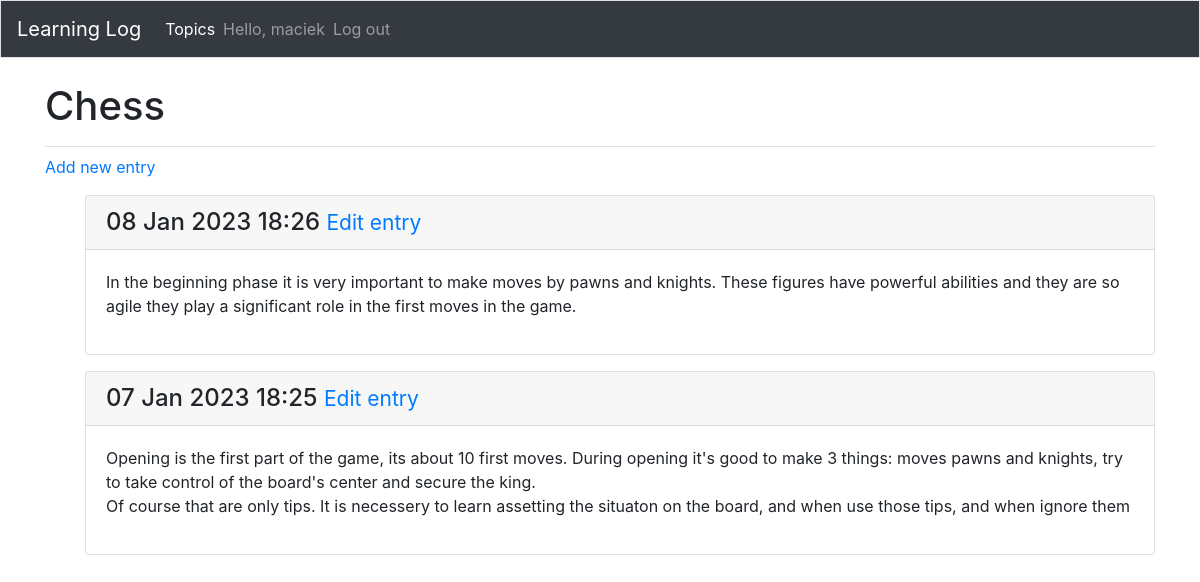
/topics/1 (signed in), run on the app's committed database.
### learning_logs/models.py (models this page shows, shortened)
class Topic(models.Model):
    text = models.CharField(max_length=200)
    date_added = models.DateTimeField(auto_now_add=True)
    owner = models.ForeignKey(User, on_delete=models.CASCADE)
    def __str__(self):
        return self.text

class Entry(models.Model):
    topic = models.ForeignKey(Topic, on_delete=models.CASCADE)
    text = models.TextField()
    date_added = models.DateTimeField(auto_now_add=True)
    class Meta:
        verbose_name_plural = 'entries'

### learning_logs/views.py (the view)
# urls.py: path('topics/<int:topic_id>', views.topic, name='topic'),
@login_required
def topic(request, topic_id):
    topic = Topic.objects.get(id=topic_id)
    if topic.owner != request.user:
        raise Http404
    entries = topic.entry_set.order_by('-date_added')
    context = {'topic': topic, 'entries': entries}
    return render(request, 'learning_logs/topic.html', context)

### templates/learning_logs/topic.html
{% extends 'base.html' %}
{% block page_header %}
<h1>{{ topic }}</h1>
{% endblock %}
{% block content %}
<p>
    <a href=" {% url 'learning_logs:new_entry' topic.id %}">Add new entry</a>
</p>
<ul>
	{% for entry in entries %}
    <div class="card mb-3">
        <h4 class="card-header">
        {{ entry.date_added|date:'d M Y H:i' }}
        <small><a href=" {% url 'learning_logs:edit_entry' entry.id %}"> Edit entry</a></small>
        </h4>
    <div class="card-body">
        {{ entry.text|linebreaks }}
    </div>
</div>
    {% empty %}
    <li> There hasn't been added any entry yet </li>
	{% endfor %}
{% endblock %}

### templates/base.html (shortened to what this page needs)
{% load bootstrap4 %}
<!DOCTYPE html>
<html lang="en">
	<head>
		{% bootstrap_css %} {% bootstrap_javascript jquery='full' %}
	</head>
	<body>
		<nav class="navbar navbar-expand-md navbar-dark bg-dark mb-4 border">
			<a class="navbar-brand" href="{% url 'learning_logs:index' %}">Learning Log</a>
			<div class="collapse navbar-collapse" id="navbarCollapse">
				<ul class="navbar-nav">
					<li class="nav-item">
						<a class="nav-link active" aria-current="page" href="{% url 'learning_logs:topics' %}">Topics</a>
					</li>
				</ul>
				<ul class="navbar-nav">
					{% if user.is_authenticated %}
					<li class="nav-item">
						<span class="navbar-text">Hello, {{ user.username }}</span>
					</li>
					<li class="nav-item">
						<a class="nav-link" href="{% url 'users:logout' %}">Log out</a>
					</li>
					{% endif %}
				</ul>
			</div>
		</nav>
		<main role="main" class="container">
			<div class="pb-2 mb-2 border-bottom">{% block page_header %} {% endblock %}</div>
			<div>{% block content %} {% endblock content %}</div>
		</main>
	</body>
</html>

### data on the page
Topic: text "Chess"
Entry: date_added "08 Jan 2023 18:26", text "In the beginning phase it is very important to make moves by pawns and knights. These figures have powerful abilities and they are so agile they play a significant role in the first moves in the game."
Entry: date_added "07 Jan 2023 18:25", text "Opening is the first part of the game, its about 10 first moves. During opening it's good to make 3 things: moves pawns and knights, try to take control of the board's center and secure the king. Of course that are only tips. It is necessery to learn assetting the situaton on the board, and when use those tips, and when ignore them"

### other printed values
{{ user.username }} "maciek"
